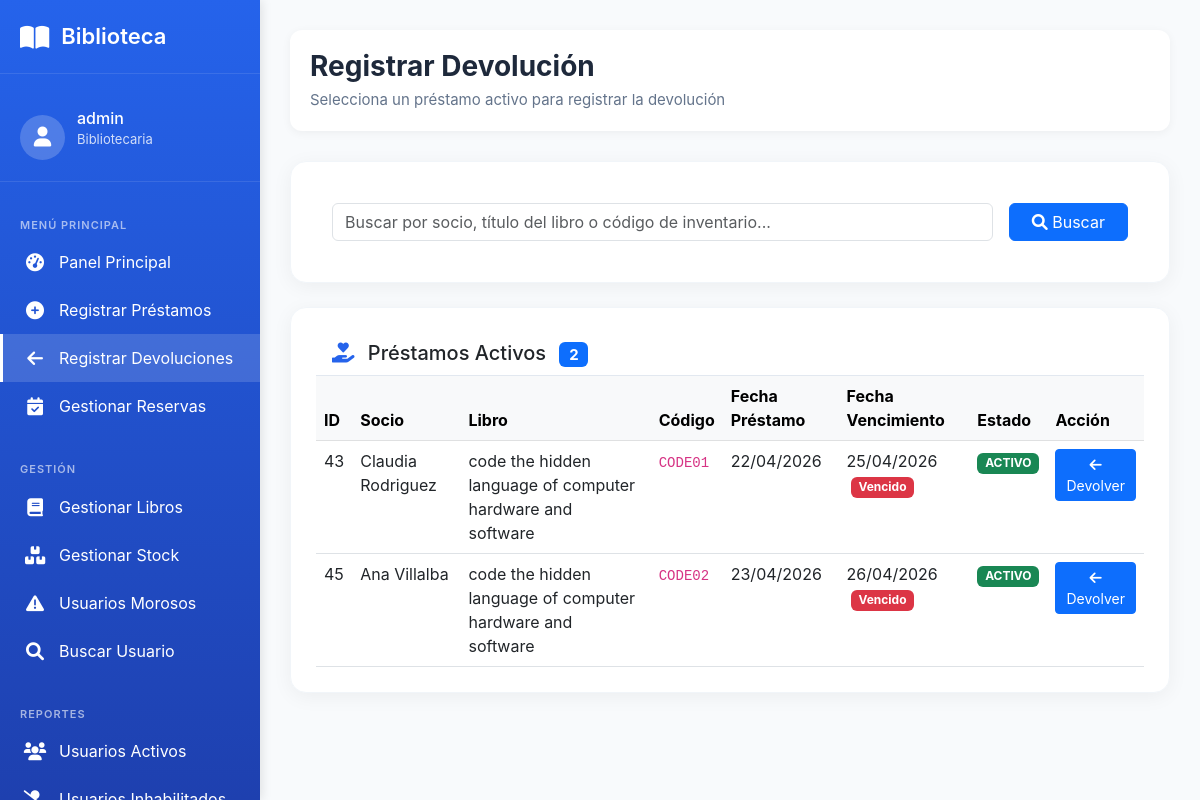
The app's page /bibliotecario/devoluciones/ (signed in), older data.
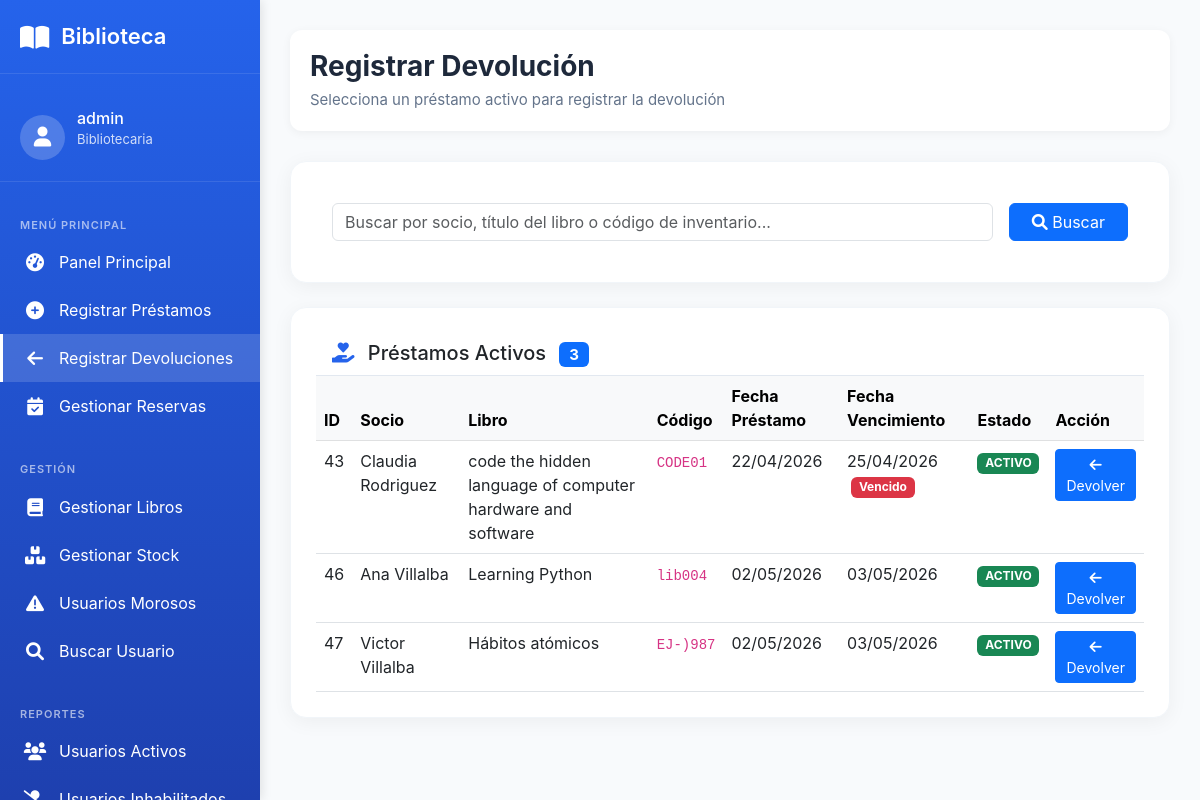
The same page, newer data.
### prestamo/models.py (models this page shows, shortened)
class Prestamo(models.Model):
    ESTADO_PRESTAMO_CHOICES = [
        ('SOLICITADO', 'Solicitado'),
        ('ACTIVO', 'Activo'),
        ('VENCIDO', 'Vencido'),
        ('DEVUELTO', 'Devuelto'),
        ('EXTRAVIADO', 'Extraviado'),
        ('CANCELADA', 'Cancelada'),
    ]
    socio = models.ForeignKey(
        Socio,
        on_delete=models.PROTECT,
        related_name='prestamos',
        verbose_name="Socio"
    )
    ejemplar = models.ForeignKey(
        Ejemplar,
        on_delete=models.PROTECT,
        related_name='prestamos',
        verbose_name="Ejemplar"
    )
    dias_solicitados = models.IntegerField(
        verbose_name="Días solicitados",
        help_text="Cantidad de días que el usuario pidió el libro (1-5)",
        null=True,
        blank=True
    )
    fecha_prestamo = models.DateTimeField(
        auto_now_add=True,
        verbose_name="Fecha de préstamo"
    )
    fecha_vencimiento = models.DateField(
        verbose_name="Fecha de vencimiento"
    )
    fecha_devolucion_real = models.DateField(
        null=True,
        blank=True,
        verbose_name="Fecha de devolución real"
    )
    estado = models.CharField(
        max_length=20,
        choices=ESTADO_PRESTAMO_CHOICES,
        default='ACTIVO',
        verbose_name="Estado"
    )
    observaciones = models.TextField(
        blank=True,
        null=True,
        verbose_name="Observaciones"
    )
    class Meta:
        verbose_name = "Préstamo"
        verbose_name_plural = "Préstamos"
        ordering = ['-fecha_prestamo']
        indexes = [
            models.Index(fields=['estado']),
            models.Index(fields=['fecha_vencimiento']),
        ]

### usuario/models.py (models this page shows, shortened)
class Socio(models.Model):
    TIPO_USUARIO_CHOICES = [
        ('estudiante', 'Estudiante'),
        ('docente', 'Docente'),
        ('administrativo', 'Administrativo'),
        ('externo', 'Externo'),
    ]
    ESTADO_SOCIO_CHOICES = [
        ('activo', 'Activo'),
        ('moroso', 'Moroso'),
        ('inhabilitado', 'Inhabilitado'),
    ]
    user = models.OneToOneField(
        User,
        on_delete=models.CASCADE,
        verbose_name="Usuario de Django"
    )
    cedula = models.CharField(
        max_length=20,
        unique=True,
        verbose_name="Cédula"
    )
    telefono = models.CharField(
        max_length=20,
        blank=True,
        null=True,
        verbose_name="Teléfono"
    )
    direccion = models.CharField(
        max_length=150,
        blank=True,
        null=True,
        verbose_name="Dirección"
    )
    carrera = models.CharField(
        max_length=100,
        blank=True,
        null=True,
        verbose_name="Carrera/Profesión"
    )
    tipo_usuario = models.CharField(
        max_length=50,
        choices=TIPO_USUARIO_CHOICES,
        verbose_name="Tipo de usuario"
    )
    estado_socio = models.CharField(
        max_length=20,
        choices=ESTADO_SOCIO_CHOICES,
        default='activo',
        verbose_name="Estado"
    )
    fecha_registro = models.DateField(
        auto_now_add=True,
        verbose_name="Fecha de registro"
    )
    nivel_acceso = models.ForeignKey(
        NivelAcceso,
        on_delete=models.PROTECT,
        verbose_name="Nivel de acceso"
    )
    class Meta:
        verbose_name = "Socio"
        verbose_name_plural = "Socios"

### catalogo/models.py (models this page shows, shortened)
class Ejemplar(models.Model):
    ESTADO_FISICO_CHOICES = [
        ('BUENO', 'Bueno'),
        ('REGULAR', 'Regular'),
        ('MALO', 'Malo'),
        ('DANADO', 'Dañado'),
        ('PERDIDO', 'Perdido'),
    ]
    DISPONIBILIDAD_CHOICES = [
        ('DISPONIBLE', 'Disponible'),
        ('PRESTADO', 'Prestado'),
        ('RESERVADO', 'Reservado'),
        ('EN_REPARACION', 'En reparación'),
    ]
    libro = models.ForeignKey(
        'Libro',
        on_delete=models.PROTECT,
        related_name='ejemplares',
        verbose_name="Libro",
        db_column='isbn_libro'
    )
    codigo_inventario = models.CharField(
        max_length=50,
        unique=True,
        verbose_name="Código de inventario"
    )
    estado_fisico = models.CharField(
        max_length=20,
        choices=ESTADO_FISICO_CHOICES,
        default='BUENO',
        verbose_name="Estado físico"
    )
    disponibilidad = models.CharField(
        max_length=20,
        choices=DISPONIBILIDAD_CHOICES,
        default='DISPONIBLE',
        verbose_name="Disponibilidad"
    )
    ubicacion = models.CharField(
        max_length=100,
        blank=True,
        null=True,
        verbose_name="Ubicación física",
        help_text="Ej: Estante A3, Sección 5, Sala 2, etc."
    )
    class Meta:
        db_table = 'Ejemplar'
        verbose_name = "Ejemplar"
        verbose_name_plural = "Ejemplares"
        indexes = [
            models.Index(fields=['codigo_inventario']),
            models.Index(fields=['disponibilidad']),
        ]

class Libro(models.Model):
    activo = models.BooleanField(default=True, verbose_name="Activo")
    """Libros del catálogo"""
    isbn = models.CharField(
        max_length=20,
        unique=True,
        verbose_name="ISBN"
    )
    titulo = models.CharField(
        max_length=200,
        verbose_name="Título"
    )
    anio_publicacion = models.IntegerField(
        blank=True,
        null=True,
        verbose_name="Año de publicación"
    )
    descripcion = models.TextField(
        blank=True,
        null=True,
        verbose_name="Descripción / Sinopsis",
        help_text="Breve descripción o sinopsis del libro"
    )
    editorial = models.ForeignKey(
        Editorial,
        on_delete=models.PROTECT,
        verbose_name="Editorial"
    )
    categoria = models.ForeignKey(
        Categoria,
        on_delete=models.PROTECT,
        verbose_name="Categoría"
    )
    autores = models.ManyToManyField(
        Autor,
        through='LibroAutor',
        verbose_name="Autores"
    )
    imagen = models.ImageField(
        upload_to='libros/',
        blank=True,
        null=True,
        verbose_name="Imagen de tapa"
    )
    cantidad_total = models.IntegerField(
        default=0,
        verbose_name="Total de ejemplares"
    )
    inventario_disponible = models.IntegerField(
        default=0,
        verbose_name="Ejemplares disponibles"
    )
    class Meta:
        verbose_name = "Libro"
        verbose_name_plural = "Libros"

### prestamo/views.py (the view, shortened to what this page needs)
# urls.py: path('bibliotecario/devoluciones/', views.registrar_devolucion, name='registrar_devolucion'),
@staff_member_required
def registrar_devolucion(request):
    from decimal import Decimal
    prestamos_activos = Prestamo.objects.filter(
        estado='ACTIVO'
    ).select_related(
        'socio__user', 'ejemplar__libro'
    ).order_by('fecha_vencimiento')
    search = request.GET.get('search', '')
    prestamo_id = request.GET.get('devolver_id')
    prestamo_seleccionado = None
    multa_calculada = None
    context = {
        'prestamos_activos': prestamos_activos,
        'search': search,
        'prestamo_seleccionado': prestamo_seleccionado,
        'multa_calculada': multa_calculada,
        'hoy': timezone.now().date(),
    }
    return render(request, 'bibliotecario/devolucion.html', context)

### templates/bibliotecario/devolucion.html (shortened to what this page needs)
{% extends 'base/menu_bibliotecario.html' %}
{% block main_content %}
<div class="content-header">
    <div class="page-title">
        <h1>Registrar Devolución</h1>
        <p>Selecciona un préstamo activo para registrar la devolución</p>
    </div>
</div>
<div class="card mb-4">
    <div class="card-body">
        <form method="get" class="row g-3">
            <div class="col-md-10">
                <input type="text" name="search" class="form-control"
                       placeholder="Buscar por socio, título del libro o código de inventario..."
                       value="{{ search }}">
            </div>
            <div class="col-md-2">
                <button type="submit" class="btn btn-primary w-100">
                    <i class="fas fa-search"></i> Buscar
                </button>
            </div>
        </form>
    </div>
</div>
<div class="card">
    <div class="card-header bg-white" style="border-bottom: 1px solid #e2e8f0;">
        <h5 class="mb-0">
            <i class="fas fa-hand-holding-heart me-2" style="color: #2563eb;"></i>
            Préstamos Activos
            <span class="badge bg-primary ms-2">{{ prestamos_activos|length }}</span>
        </h5>
    </div>
    <div class="card-body p-0">
        <div class="table-responsive">
            <table class="table table-hover mb-0">
                <thead class="table-light">
                    <tr>
                        <th>ID</th>
                        <th>Socio</th>
                        <th>Libro</th>
                        <th>Código</th>
                        <th>Fecha Préstamo</th>
                        <th>Fecha Vencimiento</th>
                        <th>Estado</th>
                        <th>Acción</th>
                    </tr>
                </thead>
                <tbody>
                    {% for prestamo in prestamos_activos %}
                    <tr>
                        <td>{{ prestamo.id }}</td>
                        <td>{{ prestamo.socio.user.get_full_name }}</td>
                        <td>{{ prestamo.ejemplar.libro.titulo }}</td>
                        <td><code>{{ prestamo.ejemplar.codigo_inventario }}</code></td>
                        <td>{{ prestamo.fecha_prestamo|date:"d/m/Y" }}</td>
                        <td>
                            {{ prestamo.fecha_vencimiento|date:"d/m/Y" }}
                            {% if prestamo.fecha_vencimiento < hoy %}
                                <span class="badge bg-danger ms-1">Vencido</span>
                            {% endif %}
                        </td>
                        <td>
                            <span class="badge bg-success">{{ prestamo.estado }}</span>
                        </td>
                        <td>
                            <a href="?devolver_id={{ prestamo.id }}{% if search %}&search={{ search }}{% endif %}"
                               class="btn btn-sm btn-primary">
                                <i class="fas fa-arrow-left"></i> Devolver
                            </a>
                        </td>
                    </tr>
                    {% endfor %}
                </tbody>
            </table>
        </div>
    </div>
</div>
{% endblock %}

Row changes from the older to the newer data that the page shows:
no longer on this page (row edited): Prestamo: id "45", socio.user.get_full_name "Ana Villalba", ejemplar.libro.titulo "code the hidden language of computer hardware and software", ejemplar.codigo_inventario "CODE02", fecha_prestamo "23/04/2026", fecha_vencimiento "26/04/2026", shows "Vencido", estado "ACTIVO"
added Prestamo: id "46", socio.user.get_full_name "Ana Villalba", ejemplar.libro.titulo "Learning Python", ejemplar.codigo_inventario "lib004", fecha_prestamo "02/05/2026", fecha_vencimiento "03/05/2026", estado "ACTIVO"
added Prestamo: id "47", socio.user.get_full_name "Victor Villalba", ejemplar.libro.titulo "Hábitos atómicos", ejemplar.codigo_inventario "EJ-)987", fecha_prestamo "02/05/2026", fecha_vencimiento "03/05/2026", estado "ACTIVO"
Text that changed along with them:
{{ prestamos_activos|length }}: "2" → "3"
